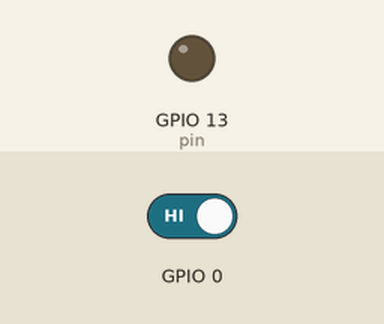
Simulated run of this sketch. Board: ESP32. Shown: output pins drawn as LEDs (lit = HIGH). The test bench sets the inputs (shaded band); at power-on: GPIO 0 HIGH.

Above: at 1.2 s.
1.3 s: GPIO 0 driven LOW
At 1.9 s:
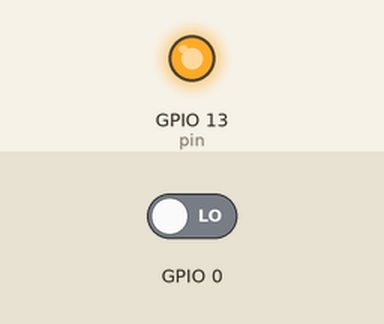
2.8 s: GPIO 0 driven HIGH
At 4.2 s:
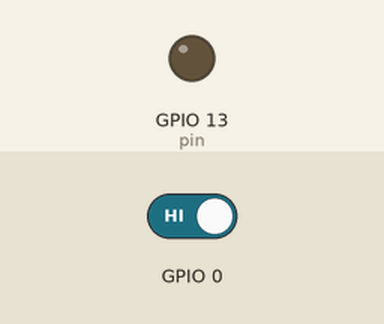
Timing chart, 0 to 5.8 s (numbered marks = the images above; inputs shaded):
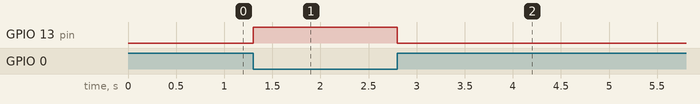

Measured:
- after the input at 1.3 s, GPIO 13 (pin): LOW → HIGH at once
- after the input at 2.8 s, GPIO 13 (pin): HIGH → LOW at once

The sketch:

ESP32_Interrupt_Example.ino
```cpp
// toggles LED when interrupt pin changes state

int pin = 13;
volatile int state = LOW;

portMUX_TYPE synch = portMUX_INITIALIZER_UNLOCKED;

void IRAM_ATTR blink()
{
  portENTER_CRITICAL(&synch);
  state = !state;
  portEXIT_CRITICAL(&synch);
}

void setup()
{
  pinMode(pin, OUTPUT);
  attachInterrupt(0, blink, CHANGE);
}

void loop()
{
  digitalWrite(pin, state);
}
```
